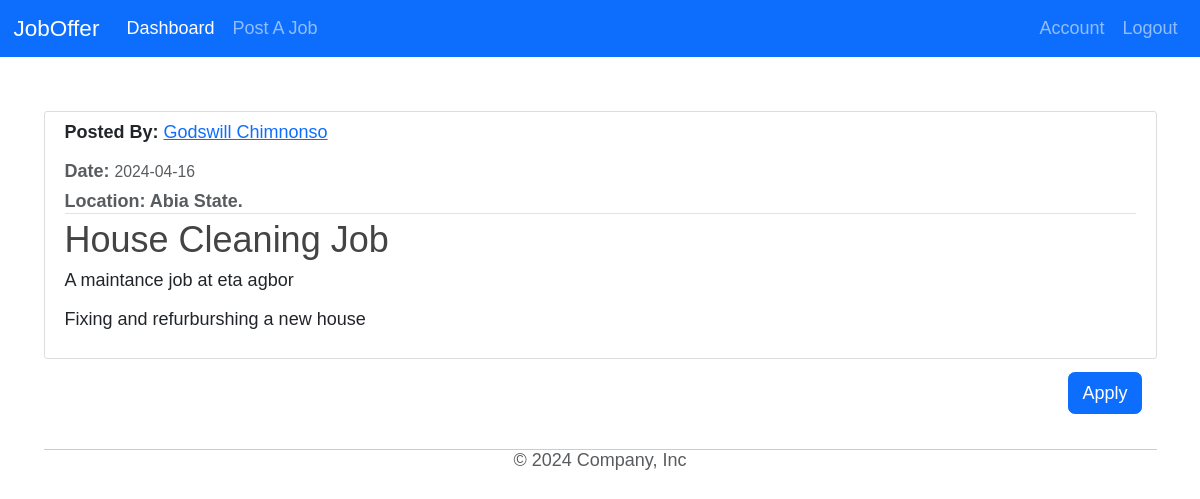
Page /jobs/jobs/5 (signed in) on the committed database.
### model/base.py (models this page shows, shortened)
class BaseUser(Base, UserMixin):
    id = Column(Integer, primary_key=True)
    username = Column(String(80), unique=True, nullable=False)
    email = Column(String(120), unique=True, nullable=False)
    image_file = Column(String(20), nullable=False, default='default.jpg')
    password = Column(String(60), nullable=False)
    date_joined = Column(DateTime, nullable=False, default=datetime.utcnow)
    phone = Column(String(14), nullable=False)
    state = Column(String(20), nullable=False)

class Job(Base):
    __tablename__ = 'jobs'
    id = Column(Integer, primary_key=True)
    job_title = Column(String(50), nullable=False)
    job_description = Column(String(100), nullable=False)
    completed = Column(Boolean, default=False)
    content = Column(String(1000), nullable=False)
    date_posted = Column(DateTime, nullable=False, default=datetime.utcnow)
    location = Column(String(100), nullable=False)
    client_id = Column(Integer, ForeignKey('clients.id'))

### model/jobs/routes.py (the view)
@job_route.route("/jobs/<int:job_id>", strict_slashes=False)
def job(job_id):
    job = Job.query.get_or_404(job_id)
    return render_template('job.html', title=job.job_title, job=job)

### model/__init__.py (called while the page is built)
@login_manager.user_loader
def load_user(user_id):
    x = Plumber.query.get(str(user_id))
    if x == None:
        x = Client.query.get(str(user_id))
    return x

### model/jobs/templates/job.html
{% extends "layout.html" %}
{% block content %}
<link rel="stylesheet" type="text/css" href="{{ url_for('job_route.static', filename='main.css') }}">
<article class="media content-section">
    <div class="media-body">
      <div class="article-metadata">
        <p><strong>Posted By: </strong><a class="mr-2" href="#">{{ job.clients.username }}</a></p>
        <small class="text-muted"><strong>Date: </strong>{{ job.date_posted.strftime('%Y-%m-%d') }}</small>
        <div class="mt-2">
          <small class="text-muted"><strong>Location: {{ job.location }} State.</strong></small>
        </div>
      </div>
      <h2 class="article-title">{{ job.job_title }}</h2>
      <p class="article-content">{{ job.job_description }}</p>
      <p class="article-content">{{ job.content }}</p>
    </div>
  </article>
  <div class="btn  d-flex justify-content-end">
    <a class="btn btn-primary" href="{{ url_for('job_route.apply_job', job_id=job.id) }}">Apply</a>
  </div>
{% endblock content %}

### model/static/main.css (style rules this page uses)
* { padding: 0; margin: 0; font: 18px San Francisco, Arial, sans-serif; }
h1, h2, h3, h4, h5, h6 { color: #444444; }
.content-section { background: #ffffff; padding: 10px 20px; border: 1px solid #dddddd; border-radius: 3px; margin-bottom: 5px; }
.article-title { color: #444444; }
.article-content { white-space: pre-line; }
.article-metadata { padding-bottom: 1px; margin-bottom: 4px; border-bottom: 1px solid #e3e3e3 }
.btn { text-align: right; }

### model/jobs/static/main.css (style rules this page uses)
* { padding: 0; margin: 0; }
h1, h2, h3, h4, h5, h6 { color: #444444; }
.content-section { background: #ffffff; padding: 10px 20px; border: 1px solid #dddddd; border-radius: 3px; margin-bottom: 5px; }
.article-title { color: #444444; }
.article-content { white-space: pre-line; }
.article-metadata { padding-bottom: 1px; margin-bottom: 4px; border-bottom: 1px solid #e3e3e3 }
.btn { text-align: right; }

### rows in the picture
BaseUser: clients.username "Godswill Chimnonso"
Job: date_posted "2024-04-16", location "Abia", job_title "House Cleaning Job", job_description "A maintance job at eta agbor", content "Fixing and refurburshing a new house"
